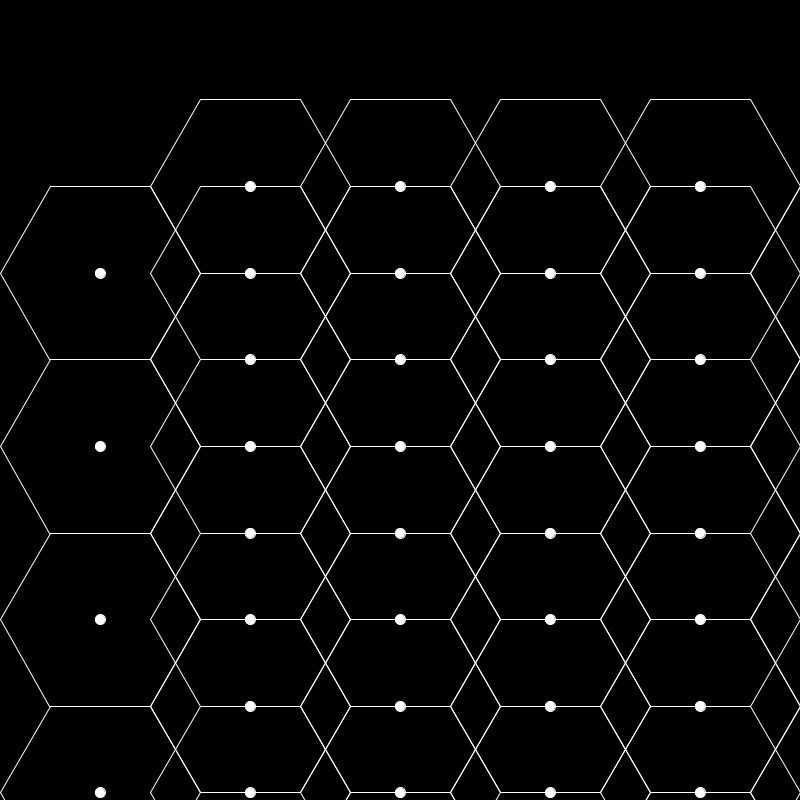
Frame 1 (no input)
Frame 2 (the mouse pressed at the canvas centre, redrawn once): identical to frame 1, image omitted

The Processing sketch that drew this single still picture (run headless with seeded random() and noise(); the mouse was pressed at the canvas centre and the sketch redrawn once):

// Processing sketch: hexagons
// ── hexagons.pde
PVector hex_corner(PVector ctr, float size, int i) {
  float angle = radians(60 * i);
  
  return new PVector(ctr.x + size * cos(angle), ctr.y + size * sin(angle));
}


void drawHex(float x, float y, float size) {
  PVector ctr = new PVector(x,y);
  ArrayList<PVector> corners = new ArrayList<PVector>();
  for (int i = 0; i < 6; i += 1) {
    corners.add(hex_corner(ctr, size, i));
    
  }
  PVector last = corners.get(0);
  for (int i = 1; i < corners.size(); i += 1) {
    PVector corner = corners.get(i);
    line(last.x, last.y, corner.x, corner.y);
    last = corner;
    //text(i, corner.x, corner.y);
  }
  line(last.x, last.y, corners.get(0).x, corners.get(0).y);
  ellipse(ctr.x, ctr.y, 10, 10);
}
void setup() {
  size(800,800);
  noLoop();
}

void draw() {
  background(0);
  stroke(255);
  
  
  float size = width / 8;
  int xoff = 0;
  float w = size;
  float h = (sqrt(3) / 2) * w;
  float xinc = w * 1.5;
  float yinc = h;
  for (float x = w; x < width; x += xinc) {
    xoff += 1;
    int yoff = 0;
    
    for (float y = w; y < height; y += yinc){
      float xx = 0;
      float yy = 0;
      if (yoff % 2 == 0) {
        xx = x + xinc;
        yy = y + h;
      } else {
        xx = x;
        yy = y;
      }
      if (xoff % 2 != 0 ) {
        yy += h;
      }
      drawHex(xx,yy,size);
      yoff += 1;
    }
  }
  
}
